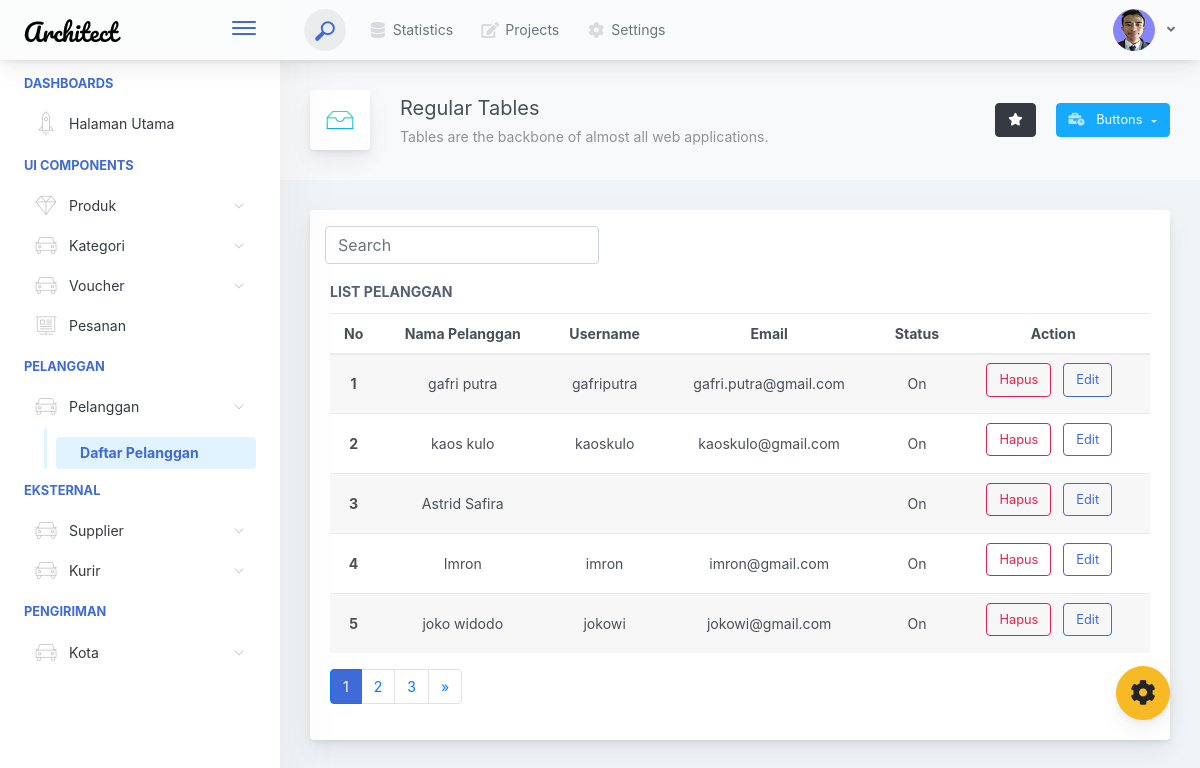
The page /admin/index.php?module=user&action=list (signed in) on the database its author committed.
### tables this page shows
CREATE TABLE `user` (
  `user_id` int(10) NOT NULL,
  `level` varchar(30) NOT NULL,
  `nama` varchar(100) NOT NULL,
  `username` varchar(50) NOT NULL,
  `email` varchar(100) NOT NULL,
  `password` varchar(100) NOT NULL,
  `status` enum('on','off') NOT NULL
);

### admin/module/user/list.php (the view, shortened to what this page needs)
<?php
    $pagination = isset($_GET["pagination"]) ? $_GET["pagination"] : 1 ;
    $where = false;
    $keyword =false;
    $mulai_dari = ($pagination-1) * $data_per_halaman;
    $module = "user";
    $palanggan = query("select * from $module $where LIMIT $mulai_dari,$data_per_halaman");
?>
                    <div class="app-main__inner">
                        <div class="app-page-title">
                            <div class="page-title-wrapper">
                                <div class="page-title-heading">
                                    <div class="page-title-icon">
                                        <i class="pe-7s-drawer icon-gradient bg-happy-itmeo">
                                        </i>
                                    </div>
                                    <div>Regular Tables
                                        <div class="page-title-subheading">Tables are the backbone of almost all web applications.
                                        </div>
                                    </div>
                                </div>
                                <div class="page-title-actions">
                                        <button type="button" data-toggle="tooltip" title="Example Tooltip" data-placement="bottom" class="btn-shadow mr-3 btn btn-dark">
                                            <i class="fa fa-star"></i>
                                        </button>
                                        <div class="d-inline-block dropdown">
                                            <button type="button" data-toggle="dropdown" aria-haspopup="true" aria-expanded="false" class="btn-shadow dropdown-toggle btn btn-info">
                                                <span class="btn-icon-wrapper pr-2 opacity-7">
                                                    <i class="fa fa-business-time fa-w-20"></i>
                                                </span>
                                                Buttons
                                            </button>
                                        </div>
                                </div>
                            </div>
                        </div>
                        <div class="row">
                            <div class="col-lg-12">
                                <div class="main-card mb-3 card">
                                    <div class="col-lg-8 mt-3">
                                        <form class="form-inline" action=""  method="POST">
                                            <div class="input-group">
                                                <input type="text" class="form-control" name="keyword" id="keyword" value="<?=$keyword?>"
                                                autofocus autocomplete="off" placeholder="Search">
                                            </div>
                                        </form>
                                    </div>
                                    <div class="card-body">
                                        <h5 class="card-title">List Pelanggan</h5>
                                        <div id="data-berubah">
                                            <div class="table-responsive">
                                                <table class="mb-0 table table-striped text-center table-hover ">
                                                    <thead>
                                                    <tr>
                                                        <th scope="col">No</th>
                                                        <th scope="col">Nama Pelanggan</th>
                                                        <th scope="col">Username</th>
                                                        <th scope="col">Email</th>
                                                        <th scope="col">Status</th>
                                                        <th scope="col">Action</th>
                                                    </tr>
                                                    </thead>
                                                    <tbody>
                                                    <?php
                                                        $no = 1 + $mulai_dari;
                                                        foreach($palanggan as $palanggan_part): ?>
                                                                <tr>
                                                                    <th scope="row"><?= $no ?></th>
                                                                    <td><?= $palanggan_part["nama"] ?></td>
                                                                    <td><?= $palanggan_part["username"]?></td>
                                                                    <td><?= $palanggan_part["email"] ?></td>
                                                                    <td><?= ucwords($palanggan_part["status"]) ?></td>
                                                                    <td>
                                                                        <form action="module/proses.php" method="POST">
                                                                            <button class="mb-2 mr-2 btn-transition btn btn-outline-danger" name="submit" value="hapus"
                                                                            onclick="return confirm('yakin');">Hapus</button>
                                                                            <button class="mb-2 mr-2 btn-transition btn btn-outline-primary" name="submit" value="edit"
                                                                            >Edit</button>
                                                                        </form>
                                                                    </td>
                                                                </tr>
                                                    <?php $no++;
                                                        endforeach; ?>
                                                    </tbody>
                                                </table>
                                            </div>
                                        </div>
                                    </div>
                                </div>
                            </div>
                        </div>
                    </div>

### rows shown on the page
user: nama "gafri putra", username "gafriputra", email "gafri.putra@gmail.com", status "On"
user: nama "kaos kulo", username "kaoskulo", email "kaoskulo@gmail.com", status "On"
user: nama "Astrid Safira", status "On"
user: nama "Imron", username "imron", email "imron@gmail.com", status "On"
user: nama "joko widodo", username "jokowi", email "jokowi@gmail.com", status "On"
